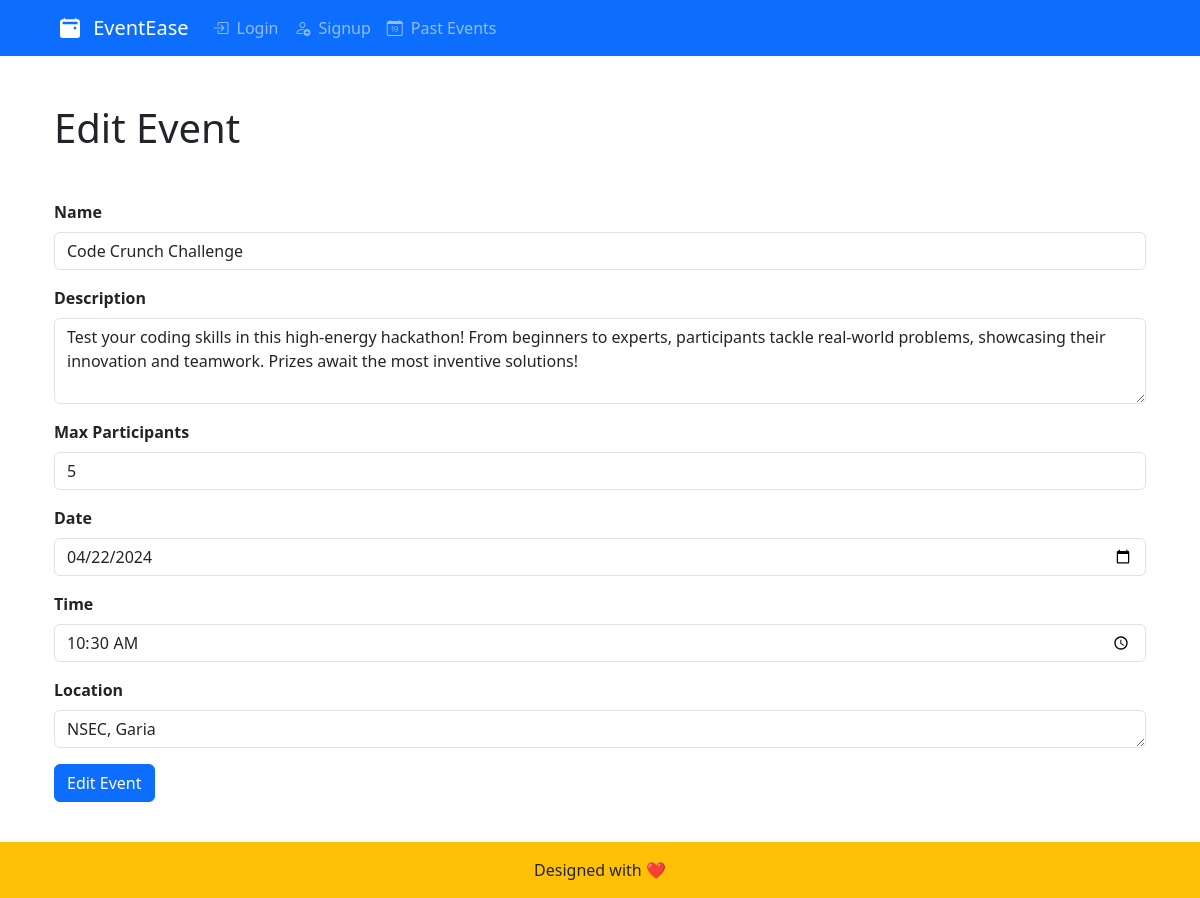
The page /events/edit/26/ on the database its author committed.
### events/models.py (models this page shows, shortened)
class Event(models.Model):
    title = models.CharField(max_length=200)
    description = models.TextField()
    date = models.DateTimeField()
    location = models.CharField(max_length=200)
    user = models.ForeignKey(User, on_delete=models.CASCADE, null=True)
    max_participants = models.IntegerField(default=5)
    num_participants = models.IntegerField(default=0)

### events/views.py (the view)
# urls.py: path("edit/<int:event_id>/", views.edit_events, name="edit_events"),
def edit_events(request, event_id):
    event = get_object_or_404(Event, pk=event_id)
    if request.method == "POST":
        event.title = request.POST.get("title")
        event.description = request.POST.get("description")
        event.date = request.POST.get("date") + " " + request.POST.get("time")
        event.location = request.POST.get("location")
        event.max_participants = request.POST.get("max_participants")
        event.save()
        messages.success(request, "Edit Event Successful!")
        return redirect("events")
    else:
        context = {"event": event}
    return render(request, "events/edit_events.html", context)

### events/templates/events/edit_events.html (shortened to what this page needs)
{% extends "events/layout.html" %}
{% block content %}
<div class="container py-5 mb-5 px-4">
  <h1 class="mb-5">Edit Event</h1>
  <form action="{% url 'edit_events' event.id %}" method="POST">
    <div class="mb-3 fw-bold">
      <label for="exampleFormControlInput1" class="form-label">Name</label>
      <input type="text" class="form-control" id="exampleFormControlInput1" placeholder="Enter event name" value="{{ event.title }}" required
        name="title" />
    </div>
    <div class="mb-3 fw-bold">
      <label for="exampleFormControlTextarea1" class="form-label">Description</label>
      <textarea class="form-control" id="exampleFormControlTextarea1" rows="3" placeholder="Enter event details" name="description" required>{{ event.description }}</textarea>
    </div>
    <div class="mb-3 fw-bold">
      <label for="maxParticipants" class="form-label">Max Participants</label>
      <input type="number" class="form-control" id="maxParticipants" name="max_participants" min="1" placeholder="Enter maximum number of participants" required value="{{ event.max_participants }}"/>
    </div>
    <div class="mb-3 fw-bold">
      <label for="exampleFormControlInput1" class="form-label">Date</label>
      <input type="date" class="form-control" id="exampleFormControlInput1" name="date" value="{{ event.date|date:'Y-m-d' }}" required/>
    </div>
    <div class="mb-3 fw-bold">
      <label for="exampleFormControlInput1" class="form-label">Time</label>
      <input type="time" class="form-control" id="exampleFormControlInput1" name="time" value="{{ event.date|time:'H:i' }}" required/>
    </div>
    <div class="mb-3 fw-bold">
      <label for="exampleFormControlTextarea1" class="form-label">Location</label>
      <textarea class="form-control" id="exampleFormControlTextarea1" rows="1" placeholder="Enter event location" name="location" required>{{ event.location }}</textarea>
    </div>
    <button class="btn btn-primary">Edit Event</button>
  </form>
</div>
{% endblock %}

### rows shown on the page
Event: title "Code Crunch Challenge", description "Test your coding skills in this high-energy hackathon! From beginners to experts, participants tackle real-world problems, showcasing their innovation and teamwork. Prizes await the most inventive solutions!", max_participants "5", date "04/22/2024", time "10:30", location "NSEC, Garia"
